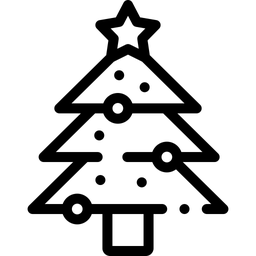
#> input picture BlockCipher/plain.bmp, 256 x 256 px, shrunk from 512 x 512 before the run
$ python block.py
#> lines starting #> are read from the running program, lines starting #| are printed output that depends on the picture; after the words box and inside, x2 and y2 are one past the last pixel; in counts of white or black regions, pixels touching at a corner belong together
# Author: Weronika Wdowiak
# date: 11/12/2022


# to RUN this script you need to download python library for images,
# the instruction for particular sytem in the link below:
# https://pillow.readthedocs.io/en/stable/installation.html

import math
import os
import secrets
import sys
from hashlib import sha1
from PIL import Image


class Block:
    def __init__(self, x, y, w, h, d):
        self.x = x
        self.y = y
        self.w = w
        self.h = h
        self.d = d


class ECB:
    def __init__(self):
        self.image = Tools.get_bitmap()
#> in get_bitmap, `return Image.open("plain.bmp", formats=["bmp"]).convert("1")`:
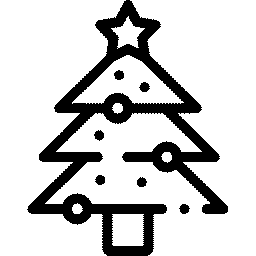
#> returned value: PIL image 256x256 1; 80.9% white; 7 black regions, largest, box (x1, y1, x2, y2) and area: (27, 0, 228, 256) 12083, (139, 82, 150, 92) 78, (95, 175, 105, 185) 78
#> in __init__, `self.encrypted_image = Image.new("1", Tools.get_bitmap().size)`: self.encrypted_image: PIL image 256x256 1; every value is 0
        self.encrypted_image = Image.new("1", Tools.get_bitmap().size)

    def encrypt(self):
        image_w, image_h = self.image.size
#> image_w = 256; image_h = 256
        for b in Tools.create_blocks(self.image, (5, 5)):
#> in __init__, `self.x = x`: self.x = 0
#> in __init__, `self.w = w`: self.w = 5
            Tools.save_image_bytes(self.encrypted_image, b, Tools.encrypt(b.d), image_w, image_h)
#> this loop made 2704 passes
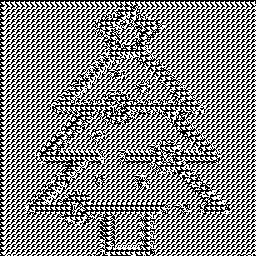
#> self.encrypted_image: PIL image 256x256 1; 53.3% white; black in thin lines or dots
        self.encrypted_image.save("ecb_crypto.bmp")


class CBC:
    def __init__(self):
        self.image = Tools.get_bitmap()
        self.encrypted_image = Image.new("1", Tools.get_bitmap().size)
        self.prev = secrets.token_bytes(25)  # block size is (8, 8)

    def encrypt(self):
        for b in Tools.create_blocks(self.image, (5, 5)):
            image_w, image_h = self.image.size
            xor_result = bytes(b1 ^ b2 for b1, b2 in zip(b.d, self.prev))
            self.prev = Tools.encrypt(xor_result)
            Tools.save_image_bytes(self.encrypted_image, b, self.prev, image_w, image_h)
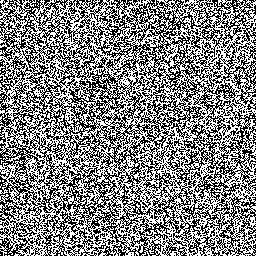
#> self.encrypted_image: PIL image 256x256 1; 51.5% white; black in thin lines or dots
        self.encrypted_image.save("cbc_crypto.bmp")


class Tools:
    @staticmethod
    def get_whole_file(filename):
        if not os.path.exists(filename):
            print("file ", filename, " is needed to perform this operation, but does not exist")
            sys.exit(1)
        return open(filename, "rb").read()

    @staticmethod
    def save_to_file(filename, result):
        if result is None:
            print("There was an error, the files might contain wrong data.")
            sys.exit(1)
        f = open(filename, "w")
        f.write(result)

    @staticmethod
    def get_bitmap():
        return Image.open("plain.bmp", formats=["bmp"]).convert("1")

    @staticmethod
    def byte_to_bw_scale(byte):
        return 0 if byte <= 127 else 255

    @staticmethod
    def encrypt(image):
        byte_array = bytearray(len(image))

        for i in range(0, len(image), sha1().digest_size):
            minimum = min(sha1().digest_size, len(image) - 1)
            digest = sha1(image[i: i + minimum]).digest()
            byte_array[i: i + minimum] = digest[:minimum]

        return bytes(map(Tools.byte_to_bw_scale, byte_array))

    @staticmethod
    def create_blocks(image, block_size):
        image_w, image_h = image.size
        block_w, block_h = block_size
        how_many_blocks_width = math.ceil(image_w / block_w)
        how_many_blocks_height = math.ceil(image_h / block_h)
        amount_of_blocks = how_many_blocks_width * how_many_blocks_height

        for block_number in range(amount_of_blocks):
            x = block_w * (block_number % how_many_blocks_width)
            y = math.floor(block_number / how_many_blocks_height) * block_h
            arr = Tools.data(x, y, block_w, block_h, image_w, image_h, image)

            yield Block(x, y, block_w, block_h, arr)

    @staticmethod
    def data(b_x, b_y, b_w, b_h, i_w, i_h, image):
        byte_array = bytearray(b_w * b_h)

        for y in range(b_y):
            for x in range(b_x):
                pixel_x = b_x + x
                pixel_y = b_y + y
                if pixel_x < i_w and pixel_y < i_h:
                    insert = y * b_w + x
                    if insert < len(byte_array):
                        byte_array[insert] = image.getpixel((pixel_x, pixel_y))
        return byte_array

    @staticmethod
    def save_image_bytes(image, block, data, image_w, image_h):
        for i, byte in enumerate(data):
            x = block.x + i % block.w
            y = block.y + math.floor(i / block.h)
            if x < image_w and y < image_h:
                image.putpixel((x, y), byte)


if __name__ == '__main__':
    ecb = ECB()
    ecb.encrypt()

    cbc = CBC()
    cbc.encrypt()
